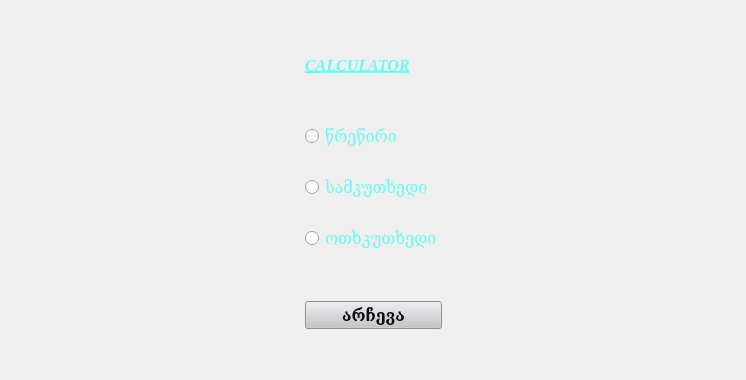
      <widget class="QWidget" name="p1">
       <layout class="QGridLayout" name="gridLayout">
        <item row="10" column="1">
         <spacer name="verticalSpacer">
          <property name="orientation">
           <enum>Qt::Vertical</enum>
          </property>
          <property name="sizeType">
           <enum>QSizePolicy::Fixed</enum>
          </property>
          <property name="sizeHint" stdset="0">
           <size>
            <width>20</width>
            <height>40</height>
           </size>
          </property>
         </spacer>
        </item>
        <item row="3" column="2">
         <spacer name="horizontalSpacer_2">
          <property name="orientation">
           <enum>Qt::Horizontal</enum>
          </property>
          <property name="sizeHint" stdset="0">
           <size>
            <width>293</width>
            <height>20</height>
           </size>
          </property>
         </spacer>
        </item>
        <item row="6" column="1">
         <spacer name="verticalSpacer_5">
          <property name="orientation">
           <enum>Qt::Vertical</enum>
          </property>
          <property name="sizeType">
           <enum>QSizePolicy::Preferred</enum>
          </property>
          <property name="sizeHint" stdset="0">
           <size>
            <width>20</width>
            <height>20</height>
           </size>
          </property>
         </spacer>
        </item>
        <item row="9" column="1">
         <widget class="QPushButton" name="choise">
          <property name="sizePolicy">
           <sizepolicy hsizetype="Minimum" vsizetype="Fixed">
            <horstretch>0</horstretch>
            <verstretch>0</verstretch>
           </sizepolicy>
          </property>
          <property name="font">
           <font>
            <family>Georgia</family>
            <pointsize>12</pointsize>
            <weight>75</weight>
            <bold>true</bold>
           </font>
          </property>
          <property name="styleSheet">
           <string notr="true">color: rgb(11, 12, 16);
background-color: rgb(197, 198, 200);</string>
          </property>
          <property name="text">
           <string>არჩევა</string>
          </property>
         </widget>
        </item>
        <item row="1" column="0">
         <spacer name="horizontalSpacer_3">
          <property name="orientation">
           <enum>Qt::Horizontal</enum>
          </property>
          <property name="sizeHint" stdset="0">
           <size>
            <width>294</width>
            <height>20</height>
           </size>
          </property>
         </spacer>
        </item>
        <item row="1" column="2">
         <spacer name="horizontalSpacer_4">
          <property name="orientation">
           <enum>Qt::Horizontal</enum>
          </property>
          <property name="sizeHint" stdset="0">
           <size>
            <width>293</width>
            <height>20</height>
           </size>
          </property>
         </spacer>
        </item>
        <item row="3" column="0">
         <spacer name="horizontalSpacer">
          <property name="orientation">
           <enum>Qt::Horizontal</enum>
          </property>
          <property name="sizeHint" stdset="0">
           <size>
            <width>294</width>
            <height>20</height>
           </size>
          </property>
         </spacer>
        </item>
        <item row="4" column="1">
         <spacer name="verticalSpacer_4">
          <property name="orientation">
           <enum>Qt::Vertical</enum>
          </property>
          <property name="sizeType">
           <enum>QSizePolicy::Preferred</enum>
          </property>
          <property name="sizeHint" stdset="0">
           <size>
            <width>20</width>
            <height>20</height>
           </size>
          </property>
         </spacer>
        </item>
        <item row="8" column="1">
         <spacer name="verticalSpacer_2">
          <property name="orientation">
           <enum>Qt::Vertical</enum>
          </property>
          <property name="sizeType">
           <enum>QSizePolicy::Expanding</enum>
          </property>
          <property name="sizeHint" stdset="0">
           <size>
            <width>20</width>
            <height>44</height>
           </size>
          </property>
         </spacer>
        </item>
        <item row="1" column="1">
         <widget class="QLabel" name="satauri">
          <property name="font">
           <font>
            <family>Georgia</family>
            <pointsize>12</pointsize>
            <weight>75</weight>
            <italic>true</italic>
            <bold>true</bold>
            <underline>true</underline>
           </font>
          </property>
          <property name="styleSheet">
           <string notr="true">
color: rgb(102, 252, 241);</string>
          </property>
          <property name="text">
           <string>CALCULATOR</string>
          </property>
         </widget>
        </item>
        <item row="3" column="1">
         <widget class="QRadioButton" name="wre">
          <property name="font">
           <font>
            <family>Georgia</family>
            <pointsize>12</pointsize>
           </font>
          </property>
          <property name="styleSheet">
           <string notr="true">color:rgb(102, 252, 241)</string>
          </property>
          <property name="text">
           <string>წრეწირი</string>
          </property>
         </widget>
        </item>
        <item row="5" column="1">
         <widget class="QRadioButton" name="samkutxedi">
          <property name="font">
           <font>
            <family>Georgia</family>
            <pointsize>12</pointsize>
           </font>
          </property>
          <property name="styleSheet">
           <string notr="true">color: rgb(102, 252, 241);</string>
          </property>
          <property name="text">
           <string>სამკუთხედი</string>
          </property>
         </widget>
        </item>
        <item row="7" column="1">
         <widget class="QRadioButton" name="otxkutxedi">
          <property name="font">
           <font>
            <family>Georgia</family>
            <pointsize>12</pointsize>
           </font>
          </property>
          <property name="styleSheet">
           <string notr="true">color: rgb(102, 252, 241);</string>
          </property>
          <property name="text">
           <string>ოთხკუთხედი</string>
          </property>
         </widget>
        </item>
        <item row="2" column="1">
         <spacer name="verticalSpacer_3">
          <property name="orientation">
           <enum>Qt::Vertical</enum>
          </property>
          <property name="sizeType">
           <enum>QSizePolicy::MinimumExpanding</enum>
          </property>
          <property name="sizeHint" stdset="0">
           <size>
            <width>20</width>
            <height>43</height>
           </size>
          </property>
         </spacer>
        </item>
        <item row="0" column="1">
         <spacer name="verticalSpacer_7">
          <property name="orientation">
           <enum>Qt::Vertical</enum>
          </property>
          <property name="sizeType">
           <enum>QSizePolicy::Fixed</enum>
          </property>
          <property name="sizeHint" stdset="0">
           <size>
            <width>20</width>
            <height>44</height>
           </size>
          </property>
         </spacer>
        </item>
       </layout>
      </widget>
